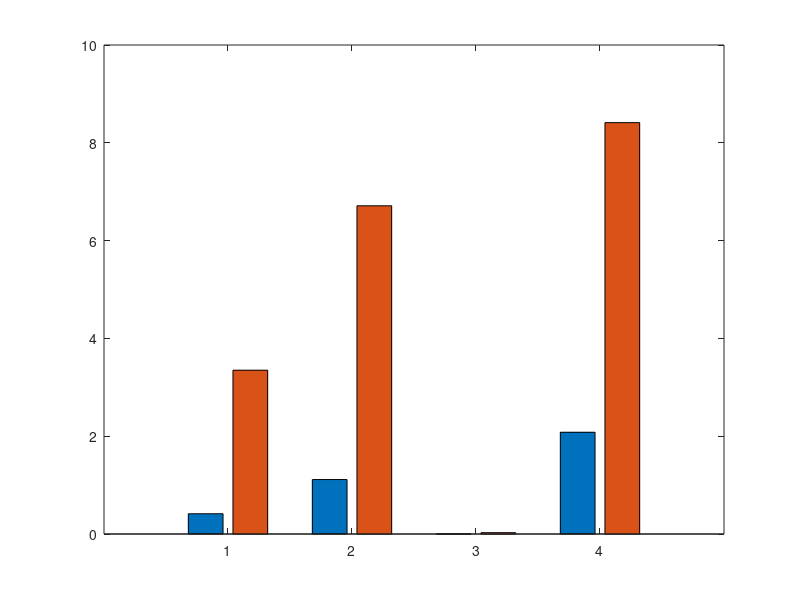

MATLAB code for this plot: (Note: this script raises an error after producing the figure.)
clear; clc; close all;

params = {'\eta', '\lambda_f', 'k', 'C_f'};

true_vals = [0.4, 0.1728, 0.1, 1.6];

inv_05 = [0.398343026638031, 0.17087575793266296, 0.1000002920627594, 1.5667058229446411];  % 改成0.5 m结果
inv_10 = [0.38660067, 0.16120154, 0.09997290, 1.4654];  % 改成1 m结果

err_05 = abs(inv_05 - true_vals) ./ abs(true_vals) * 100;
err_10 = abs(inv_10 - true_vals) ./ abs(true_vals) * 100;

Y = [err_05; err_10]';

figure('Position',[100 100 850 500]);
b = bar(Y, 'grouped');

b(1).LineWidth = 1.2;
b(2).LineWidth = 1.2;

set(gca, 'XTickLabel', params, 'FontSize', 13);
xlabel('Parameter');
ylabel('Relative error (%)');
legend({'0.5 m observations', '1 m observations'}, 'Location', 'best');
grid on;
box on;
title('Relative errors of identified parameters');
